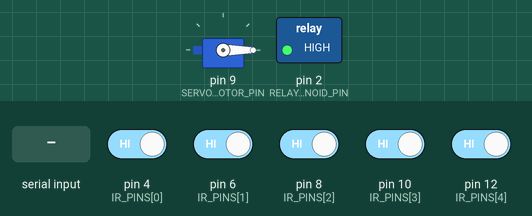
This sketch was run on a simulated Arduino Uno, built with avr-gcc and run on an emulated ATmega328P. On the bench: servo, switched loads named in the sketch (green lamp = pin HIGH). The test bench sets the inputs (shaded band); at power-on: pin 4 (IR_PINS[0]), pin 6 (IR_PINS[1]), pin 8 (IR_PINS[2]), pin 10 (IR_PINS[3]), pin 12 (IR_PINS[4]) HIGH. What the sketch prints to the serial monitor is not drawn.

Above: at 1.2 s.
1.3 s: "F" received over Serial
At 1.57 s:
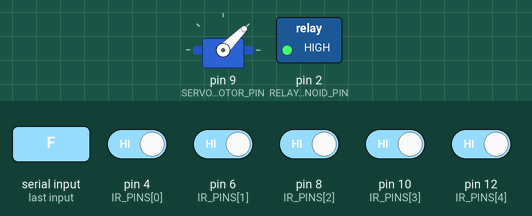
3.2 s: pin 4 (IR_PINS[0]) driven LOW
Timing chart, 0 to 6.2 s (numbered marks = the images above; inputs shaded):
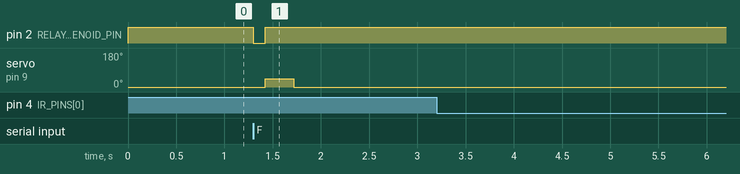

The sketch:

worker_main.ino
```cpp
#include <Servo.h>

// Even pattern hardware pin layouts
const int IR_PINS[5] = {4, 6, 8, 10, 12};
const int RELAY_SOLENOID_PIN = 2;
const int SERVO_MOTOR_PIN = 9;

Servo sortingServo;

// Tracking arrays for edge-trigger filtering (Active-Low IR Sensors)
bool lastSensorState[5] = {HIGH, HIGH, HIGH, HIGH, HIGH};

// Solenoid Pulse Timers
unsigned long solenoidTriggerTime = 0;
const unsigned long SOLENOID_PULSE_DURATION = 120; // 120ms power cycle
bool isSolenoidActive = false;

// Mechatronic Reload Timeline (Completely flat alternative to state machines)
unsigned long reloadStartTime = 0;
const unsigned long SERVO_PUSH_DURATION = 300;   // Arm sweep out time window
const unsigned long SERVO_RETURN_DURATION = 600; // Total arm timeline back home
bool isReloading = false;

void setup() {
  Serial.begin(9600); // Direct hardware UART cross link to Mind Uno

  pinMode(RELAY_SOLENOID_PIN, OUTPUT);
  digitalWrite(RELAY_SOLENOID_PIN, HIGH); // Force HIGH (Active-Low relay safe off-state)

  for (int i = 0; i < 5; i++) {
    pinMode(IR_PINS[i], INPUT_PULLUP);
  }

  sortingServo.attach(SERVO_MOTOR_PIN);
  sortingServo.write(0); // Set mechanism home gate locked
}

void loop() {
  unsigned long currentMillis = millis();

  // 1. SOLENOID BURST CUTOFF SAFETY TIMELINE
  if (isSolenoidActive && (currentMillis - solenoidTriggerTime >= SOLENOID_PULSE_DURATION)) {
    digitalWrite(RELAY_SOLENOID_PIN, HIGH); // Force relay off safely
    isSolenoidActive = false;

    // Hand down loading instructions to servo timeline instantly
    sortingServo.write(45); // Open track gate chute
    reloadStartTime = currentMillis;
    isReloading = true;
  }

  // 2. FLAT MECHATRONIC RELOAD TIMELINE HANDLING
  if (isReloading) {
    unsigned long elapsedTime = currentMillis - reloadStartTime;

    if (elapsedTime >= SERVO_PUSH_DURATION && elapsedTime < SERVO_RETURN_DURATION) {
      sortingServo.write(0); // Sweep chamber track gate block back home
    }
    else if (elapsedTime >= SERVO_RETURN_DURATION) {
      isReloading = false; // Reset cycle flag completely
    }
  }

  // 3. PARSE INBOUND SINGLE-BYTE SERIAL COMMAND TOKENS
  if (Serial.available() > 0) {
    char commandToken = Serial.read();

    if (commandToken == 'F') { // Fire Request
      if (!isSolenoidActive && !isReloading) {
        digitalWrite(RELAY_SOLENOID_PIN, LOW); // Trigger active-low relay coil
        solenoidTriggerTime = currentMillis;
        isSolenoidActive = true;
      }
    }
    else if (commandToken == 'R') { // Reset System Request
      digitalWrite(RELAY_SOLENOID_PIN, HIGH);
      isSolenoidActive = false;
      isReloading = false;
      sortingServo.write(0);
    }
  }

  // 4. SENSOR SCAN MATRIX EVALUATIONS (Active-Low falling edge loop tracking)
  for (int i = 0; i < 5; i++) {
    bool currentReading = digitalRead(IR_PINS[i]);

    if (currentReading == LOW && lastSensorState[i] == HIGH) {
      char targetHitToken = (char)('1' + i); // Formats array index dynamically to chars '1'-'5'
      Serial.write(targetHitToken);
      Serial.flush();
    }
    lastSensorState[i] = currentReading;
  }
}
```

Measured:
- after the input at 1.3 s, pin 2 (RELAY_SOLENOID_PIN): HIGH → LOW at once, → HIGH 0.12 s later; servo on pin 9 (SERVO_MOTOR_PIN): 0° → 45° after 0.12 s, → 0° 0.30 s later
- after the input at 3.2 s, every drawn part: stays the same
